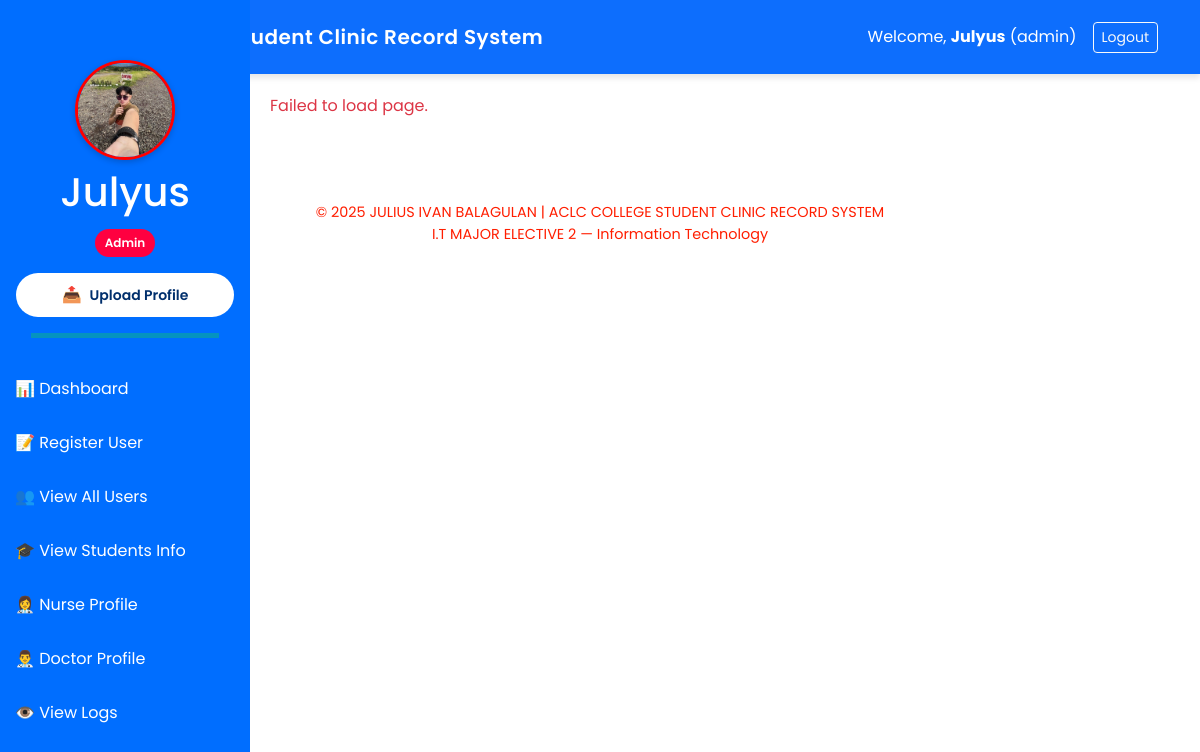
The app's page /admin/dashboard (signed in) with its own data.
### app.py (models this page shows)
class User(db.Model):
    id: Mapped[int] = mapped_column(primary_key=True, autoincrement=True, unique=True)
    username: Mapped[str]
    password: Mapped[str]
    role: Mapped[str]
    profile_photo: Mapped[str]

### app.py (the view)
@app.route('/admin/dashboard')
def admin_dashboard():
    if session.get('role') != 'admin':
        flash('Unauthorized access.', 'danger')
        return redirect(url_for('login'))
    student_count = StudentInfo.query.count()
    user_count = User.query.count()
    log_count = StudentLog.query.count()
    users = {u.username: u for u in User.query.all()}
    recent_logs = db.session.query(
        StudentLog.log_date,
        StudentLog.activity,
        StudentInfo.first_name,
        StudentInfo.last_name
    ).join(StudentInfo, StudentLog.student_id == StudentInfo.id).order_by(StudentLog.log_date.desc()).limit(5).all()
    return render_template('User/dashboard_admin.html',
                           student_count=student_count,
                           user_count=user_count,
                           log_count=log_count,
                           users=users,
                           recent_logs=recent_logs)

### app.py (called while the page is built)
@app.context_processor
def inject_user():
    if 'username' in session:
        user = User.query.filter_by(username=session['username']).first()
        return dict(user=user)
    return dict(user=None)

### templates/User/dashboard_admin.html (shortened to what this page needs)
{% extends "Base/base.html" %}
{% block content %}
<link href="https://cdnjs.cloudflare.com/ajax/libs/font-awesome/6.0.0-beta3/css/all.min.css" rel="stylesheet">
<link rel="stylesheet" href="{{ url_for('static', filename='admin.css') }}">
</head>
<body>
  <div id="main-content">
  </div>
{% endblock %}

### templates/Base/base.html (shortened to what this page needs)
<!DOCTYPE html>
<html lang="en">
<head>
    <link rel="stylesheet" href="{{ url_for('static', filename='base.css') }}">
    {{ bootstrap.load_css() }}
</head>
<body>
    <nav class="navbar navbar-expand-lg navbar-dark bg-primary py-3">
        <div class="container">
            <a class="navbar-brand d-flex align-items-center gap-2 fw-semibold text-white" href="#">
                <span style="letter-spacing: 0.5px;"> ACLC College Student Clinic Record System</span>
            </a>
            {% if session.get('username') %}
            <div class="d-flex align-items-center text-white">
                <span class="me-3">Welcome, <strong>{{ session['username'] }}</strong> ({{ session['role'] }})</span>
                <a href="{{ url_for('logout') }}" class="btn btn-outline-light btn-sm">Logout</a>
            </div>
            {% endif %}
        </div>
    </nav>
   {% if session.get('username') %}
   <div class="sidebar">
       <div class="text-center mb-4">
           <div class="profile-pic-container">
            {% if user and user.profile_photo %}
            <img src="{{ url_for('static', filename='uploads/' ~ user.profile_photo) }}" class="rounded-circle" width="100" height="100" alt="Profile">
           {% else %}
            <img src="{{ url_for('static', filename='default.png') }}" class="rounded-circle" width="100" height="100" alt="Default Profile">
           {% endif %}
           </div>
           <h1 class="mt-2">{{ session['username'] }}</h1>
           <p class="badge-role">{{ session['role'] | capitalize }}</p>
           <form action="{{ url_for('upload_profile') }}" method="POST" enctype="multipart/form-data" class="d-grid gap-2 px-3">
            <button type="button" class="upload-btn" onclick="toggleFileInput()"> <span class="icon">📤</span> Upload Profile</button>
          </form>
           <hr class="sidebar-divider">
       </div>
       {% if session['role'] == 'admin' %}
           <a href="{{ url_for('admin_dashboard') }}">📊 Dashboard</a>
           <a href="{{ url_for('register_user') }}">📝 Register User</a>
           <a href="{{ url_for('view_users') }}">👥 View All Users</a>
           <a href="{{ url_for('admin_students') }}">🎓 View Students Info</a>
           <a href="{{ url_for('nurse_profile') }}">👩‍⚕️ Nurse Profile</a>
           <a href="{{ url_for('view_doctors') }}">👨‍⚕️ Doctor Profile</a>
           <a href="{{ url_for('view_logs') }}">👁️ View Logs</a>
       {% elif session['role'] == 'doctor' %}
           <a href="{{ url_for('doctor_dashboard') }}">📊 Dashboard</a>
           <a href="{{ url_for('doctor_examinations') }}">🩺 Examinations</a>
           <a href="{{ url_for('view_all_diagnoses') }}">👁️ View Diagnoses</a>
       {% endif %}
   </div>
   {% endif %}
    <main class="content">
        {% block content %}{% endblock %}
    </main>
  <footer class="text-center mt-5 mb-3">
    <p>&copy; {{ 2025 }} JULIUS IVAN BALAGULAN | ACLC COLLEGE STUDENT CLINIC RECORD SYSTEM <br>
    I.T MAJOR ELECTIVE 2 — Information Technology</p>
  </footer>
</body>
</html>

### static/base.css (style rules this page uses)
body { font-family: 'Poppins', sans-serif; background-color: #f2f6fc; }
.navbar { box-shadow: 0 4px 6px rgba(0, 0, 0, 0.1); }
footer { font-size: 0.9rem; color: #ff1e00; }
.sidebar { height: 100vh; position: fixed; top: 0; left: 0; width: 250px; background-color: #006eff; color: white; padding-top: 60px; }
.sidebar a { color: white; display: block; padding: 15px; text-decoration: none; }
.content { margin-left: 250px; padding: 20px; }
.sidebar-divider { border-top: 5px solid rgb(21, 255, 0); width: 75%; margin: 1rem auto; }
.upload-btn { background-color: #ffffff; color: #002f6c; border: none; padding: 10px 15px; font-weight: 600; font-size: 14px; border-radius: 30px; display: flex; align-items: center; justify-content: center; gap: 8px; cursor: pointer; width: 100%; transition: background-color 0.3s ease, color 0.3s ease; }
.upload-btn .icon { font-size: 16px; }
.badge-role { display: inline-block; background-color: #ff0040; color: #fff; font-size: 12px; font-weight: 600; padding: 5px 10px; border-radius: 20px; margin-top: 5px; text-transform: capitalize; }

### static/admin.css (style rules this page uses)
body { font-family: 'Poppins', sans-serif; }
.sidebar .profile-pic-container img { border: 3px solid #ff0000; box-shadow: 0 2px 6px rgba(0,0,0,0.2); }

### records on screen
User: username "Julyus", role "admin", profile_photo (picture), role "Admin"

### other values on screen
{{ 2025 }} "2025"
